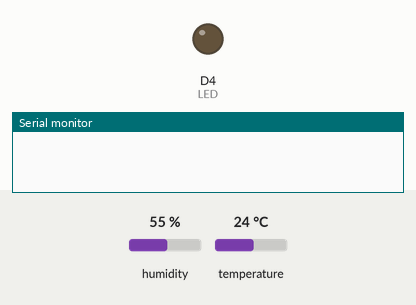
The sketch below on a simulated ESP8266 (NodeMCU). Parts: output pins drawn as LEDs (lit = HIGH), the last lines printed to the serial monitor. The inputs (shaded band) are chosen by the test bench; at power-on: humidity 55 %, temperature 24 °C. WiFi joins after 1.5 s; servers stay silent unless stated.

Above: at 0.1 s.
At 4.4 s:
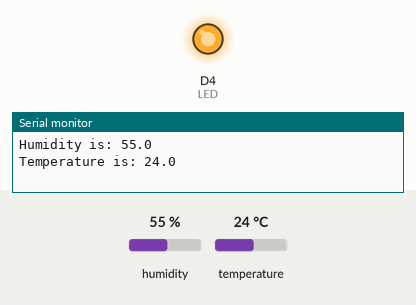
Timing chart, 0 to 5.9 s (numbered marks = the images above):
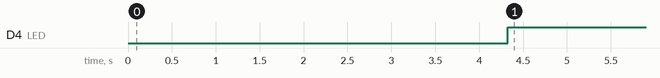

Measured:
- by itself, D4 (LED): LOW → HIGH at 4.3 s

The sketch:

LED_SW.ino
```cpp
#include <ESP8266WiFi.h>
#include <BlynkSimpleEsp8266.h>
#include <DHT.h>
#define BLYNK_PRINT Serial
char auth[] = "IwGutuhywCvEbpOYsP20WeloiVu_Pwgh";
char ssid[] = "@Interface323";
char pass[] = "11223344";
BlynkTimer timer;
#define LED D4                  // LED on chip ESP8266
#define DHTPIN  D3              // pin of sensor connected to
#define DHTTYPE DHT11           // DHT22 if useDHT22
DHT dht(DHTPIN, DHTTYPE);

void setup()
{
  pinMode(LED, OUTPUT);
  Serial.begin(9600);
  Blynk.begin(auth, ssid, pass, "blynk.iot-cm.com", 8080);
  dht.begin();
  timer.setInterval(2500, Sensor);
}
void loop()
{
  Blynk.run(); // Initiates Blynk
  timer.run(); // run BlynkTimer
}
void Sensor()
{
  float h = dht.readHumidity();
  float t = dht.readTemperature();
  if (isnan(h) || isnan(t)) {
    Serial.println("Failed to read from DHT sensor!");
    digitalWrite(LED, LOW);
    delay(1500);
    return;
  }
  Serial.print("Humidity is: "); Serial.println(h, 1);
  Serial.print("Temperature is: "); Serial.println(t, 1);
  digitalWrite(LED, HIGH);
  Blynk.virtualWrite(V5, h);
  Blynk.virtualWrite(V6, t);
}
```
